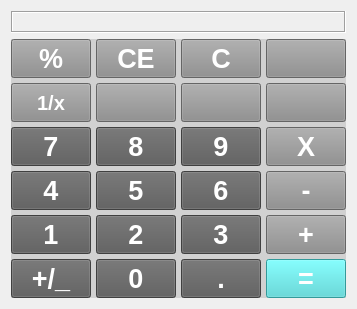
         <widget class="QWidget" name="std_page">
          <layout class="QVBoxLayout" name="verticalLayout_5">
           <item>
            <widget class="QLabel" name="std_out_label">
             <property name="sizePolicy">
              <sizepolicy hsizetype="Expanding" vsizetype="Expanding">
               <horstretch>0</horstretch>
               <verstretch>0</verstretch>
              </sizepolicy>
             </property>
             <property name="maximumSize">
              <size>
               <width>16777215</width>
               <height>100</height>
              </size>
             </property>
             <property name="font">
              <font>
               <pointsize>12</pointsize>
               <weight>75</weight>
               <bold>true</bold>
              </font>
             </property>
             <property name="layoutDirection">
              <enum>Qt::RightToLeft</enum>
             </property>
             <property name="styleSheet">
              <string notr="true">color: rgb(255, 255, 255);</string>
             </property>
             <property name="frameShape">
              <enum>QFrame::Box</enum>
             </property>
             <property name="frameShadow">
              <enum>QFrame::Sunken</enum>
             </property>
             <property name="text">
              <string/>
             </property>
             <property name="alignment">
              <set>Qt::AlignBottom|Qt::AlignRight|Qt::AlignTrailing</set>
             </property>
            </widget>
           </item>
           <item>
            <widget class="QWidget" name="widget_4" native="true">
             <property name="sizePolicy">
              <sizepolicy hsizetype="Expanding" vsizetype="Expanding">
               <horstretch>0</horstretch>
               <verstretch>0</verstretch>
              </sizepolicy>
             </property>
             <property name="font">
              <font>
               <pointsize>20</pointsize>
               <weight>75</weight>
               <bold>true</bold>
              </font>
             </property>
             <property name="styleSheet">
              <string notr="true">background-color: rgb(209, 209, 209);</string>
             </property>
             <layout class="QGridLayout" name="gridLayout_2">
              <property name="leftMargin">
               <number>0</number>
              </property>
              <property name="topMargin">
               <number>0</number>
              </property>
              <property name="rightMargin">
               <number>0</number>
              </property>
              <property name="bottomMargin">
               <number>0</number>
              </property>
              <property name="spacing">
               <number>5</number>
              </property>
              <item row="0" column="2">
               <widget class="QPushButton" name="c_pbtn">
                <property name="sizePolicy">
                 <sizepolicy hsizetype="Expanding" vsizetype="Expanding">
                  <horstretch>0</horstretch>
                  <verstretch>0</verstretch>
                 </sizepolicy>
                </property>
                <property name="maximumSize">
                 <size>
                  <width>16777215</width>
                  <height>100</height>
                 </size>
                </property>
                <property name="font">
                 <font>
                  <pointsize>20</pointsize>
                  <weight>75</weight>
                  <bold>true</bold>
                 </font>
                </property>
                <property name="styleSheet">
                 <string notr="true">background-color: rgb(141, 141, 141);
color: rgb(255, 255, 255);</string>
                </property>
                <property name="text">
                 <string>C</string>
                </property>
               </widget>
              </item>
              <item row="2" column="1">
               <widget class="QPushButton" name="x_square_pbtn">
                <property name="sizePolicy">
                 <sizepolicy hsizetype="Expanding" vsizetype="Expanding">
                  <horstretch>0</horstretch>
                  <verstretch>0</verstretch>
                 </sizepolicy>
                </property>
                <property name="maximumSize">
                 <size>
                  <width>16777215</width>
                  <height>100</height>
                 </size>
                </property>
                <property name="font">
                 <font>
                  <pointsize>20</pointsize>
                  <weight>75</weight>
                  <bold>true</bold>
                 </font>
                </property>
                <property name="styleSheet">
                 <string notr="true">background-color: rgb(141, 141, 141);
color: rgb(255, 255, 255);</string>
                </property>
                <property name="text">
                 <string/>
                </property>
                <property name="icon">
                 <iconset resource="resource.qrc">
                  <normaloff>:/icons/icon/x_square.ico</normaloff>:/icons/icon/x_square.ico</iconset>
                </property>
                <property name="iconSize">
                 <size>
                  <width>50</width>
                  <height>50</height>
                 </size>
                </property>
               </widget>
              </item>
              <item row="0" column="3">
               <widget class="QPushButton" name="back_pbtn">
                <property name="sizePolicy">
                 <sizepolicy hsizetype="Expanding" vsizetype="Expanding">
                  <horstretch>0</horstretch>
                  <verstretch>0</verstretch>
                 </sizepolicy>
                </property>
                <property name="maximumSize">
                 <size>
                  <width>16777215</width>
                  <height>100</height>
                 </size>
                </property>
                <property name="font">
                 <font>
                  <pointsize>20</pointsize>
                  <weight>75</weight>
                  <bold>true</bold>
                 </font>
                </property>
                <property name="styleSheet">
                 <string notr="true">background-color: rgb(141, 141, 141);
color: rgb(255, 255, 255);</string>
                </property>
                <property name="text">
                 <string/>
                </property>
                <property name="icon">
                 <iconset resource="resource.qrc">
                  <normaloff>:/icons/icon/Arrow-circle-left icon font - Free arrow-circle-left icon fonts.ico</normaloff>:/icons/icon/Arrow-circle-left icon font - Free arrow-circle-left icon fonts.ico</iconset>
                </property>
                <property name="iconSize">
                 <size>
                  <width>50</width>
                  <height>50</height>
                 </size>
                </property>
               </widget>
              </item>
              <item row="6" column="3">
               <widget class="QPushButton" name="equal_pbtn">
                <property name="sizePolicy">
                 <sizepolicy hsizetype="Expanding" vsizetype="Expanding">
                  <horstretch>0</horstretch>
                  <verstretch>0</verstretch>
                 </sizepolicy>
                </property>
                <property name="maximumSize">
                 <size>
                  <width>16777215</width>
                  <height>100</height>
                 </size>
                </property>
                <property name="font">
                 <font>
                  <pointsize>20</pointsize>
                  <weight>75</weight>
                  <bold>true</bold>
                 </font>
                </property>
                <property name="styleSheet">
                 <string notr="true">color: rgb(255, 255, 255);
background-color: rgb(72, 216, 216);</string>
                </property>
                <property name="text">
                 <string>=</string>
                </property>
               </widget>
              </item>
              <item row="2" column="3">
               <widget class="QPushButton" name="divi_pbtn">
                <property name="sizePolicy">
                 <sizepolicy hsizetype="Expanding" vsizetype="Expanding">
                  <horstretch>0</horstretch>
                  <verstretch>0</verstretch>
                 </sizepolicy>
                </property>
                <property name="maximumSize">
                 <size>
                  <width>16777215</width>
                  <height>100</height>
                 </size>
                </property>
                <property name="font">
                 <font>
                  <pointsize>20</pointsize>
                  <weight>75</weight>
                  <bold>true</bold>
                 </font>
                </property>
                <property name="styleSheet">
                 <string notr="true">background-color: rgb(141, 141, 141);
color: rgb(255, 255, 255);</string>
                </property>
                <property name="text">
                 <string/>
                </property>
                <property name="icon">
                 <iconset resource="resource.qrc">
                  <normaloff>:/icons/icon/Division_sign.ico</normaloff>:/icons/icon/Division_sign.ico</iconset>
                </property>
                <property name="iconSize">
                 <size>
                  <width>80</width>
                  <height>80</height>
                 </size>
                </property>
               </widget>
              </item>
              <item row="3" column="0">
               <widget class="QPushButton" name="seven_pbtn">
                <property name="sizePolicy">
                 <sizepolicy hsizetype="Expanding" vsizetype="Expanding">
                  <horstretch>0</horstretch>
                  <verstretch>0</verstretch>
                 </sizepolicy>
                </property>
                <property name="maximumSize">
                 <size>
                  <width>16777215</width>
                  <height>100</height>
                 </size>
                </property>
                <property name="font">
                 <font>
                  <pointsize>20</pointsize>
                  <weight>75</weight>
                  <bold>true</bold>
                 </font>
                </property>
                <property name="styleSheet">
                 <string notr="true">color: rgb(255, 255, 255);
background-color: rgb(90, 90, 90);</string>
                </property>
                <property name="text">
                 <string>7</string>
                </property>
               </widget>
              </item>
              <item row="2" column="2">
               <widget class="QPushButton" name="x_sqrt_pbtn">
                <property name="sizePolicy">
                 <sizepolicy hsizetype="Expanding" vsizetype="Expanding">
                  <horstretch>0</horstretch>
                  <verstretch>0</verstretch>
                 </sizepolicy>
                </property>
                <property name="maximumSize">
                 <size>
                  <width>16777215</width>
                  <height>100</height>
                 </size>
                </property>
                <property name="font">
                 <font>
                  <pointsize>20</pointsize>
                  <weight>75</weight>
                  <bold>true</bold>
                 </font>
                </property>
                <property name="styleSheet">
                 <string notr="true">background-color: rgb(141, 141, 141);
color: rgb(255, 255, 255);</string>
                </property>
                <property name="text">
                 <string/>
                </property>
                <property name="icon">
                 <iconset resource="resource.qrc">
                  <normaloff>:/icons/icon/X_squareroot.ico</normaloff>:/icons/icon/X_squareroot.ico</iconset>
                </property>
                <property name="iconSize">
                 <size>
                  <width>70</width>
                  <height>70</height>
                 </size>
                </property>
               </widget>
              </item>
              <item row="4" column="3">
               <widget class="QPushButton" name="sub_pbtn">
                <property name="sizePolicy">
                 <sizepolicy hsizetype="Expanding" vsizetype="Expanding">
                  <horstretch>0</horstretch>
                  <verstretch>0</verstretch>
                 </sizepolicy>
                </property>
                <property name="maximumSize">
                 <size>
                  <width>16777215</width>
                  <height>100</height>
                 </size>
                </property>
                <property name="font">
                 <font>
                  <pointsize>20</pointsize>
                  <weight>75</weight>
                  <bold>true</bold>
                 </font>
                </property>
                <property name="styleSheet">
                 <string notr="true">background-color: rgb(141, 141, 141);
color: rgb(255, 255, 255);</string>
                </property>
                <property name="text">
                 <string>-</string>
                </property>
               </widget>
              </item>
              <item row="0" column="0">
               <widget class="QPushButton" name="mod_pbtn">
                <property name="sizePolicy">
                 <sizepolicy hsizetype="Expanding" vsizetype="Expanding">
                  <horstretch>0</horstretch>
                  <verstretch>0</verstretch>
                 </sizepolicy>
                </property>
                <property name="maximumSize">
                 <size>
                  <width>16777215</width>
                  <height>100</height>
                 </size>
                </property>
                <property name="font">
                 <font>
                  <pointsize>20</pointsize>
                  <weight>75</weight>
                  <bold>true</bold>
                 </font>
                </property>
                <property name="styleSheet">
                 <string notr="true">background-color: rgb(141, 141, 141);
color: rgb(255, 255, 255);</string>
                </property>
                <property name="text">
                 <string>%</string>
                </property>
               </widget>
              </item>
              <item row="5" column="1">
               <widget class="QPushButton" name="two_pbtn">
                <property name="sizePolicy">
                 <sizepolicy hsizetype="Expanding" vsizetype="Expanding">
                  <horstretch>0</horstretch>
                  <verstretch>0</verstretch>
                 </sizepolicy>
                </property>
                <property name="maximumSize">
                 <size>
                  <width>16777215</width>
                  <height>100</height>
                 </size>
                </property>
                <property name="font">
                 <font>
                  <pointsize>20</pointsize>
                  <weight>75</weight>
                  <bold>true</bold>
                 </font>
                </property>
                <property name="styleSheet">
                 <string notr="true">color: rgb(255, 255, 255);
background-color: rgb(90, 90, 90);</string>
                </property>
                <property name="text">
                 <string>2</string>
                </property>
               </widget>
              </item>
              <item row="6" column="2">
               <widget class="QPushButton" name="dot_pbtn">
                <property name="sizePolicy">
                 <sizepolicy hsizetype="Expanding" vsizetype="Expanding">
                  <horstretch>0</horstretch>
                  <verstretch>0</verstretch>
                 </sizepolicy>
                </property>
                <property name="maximumSize">
                 <size>
                  <width>16777215</width>
                  <height>100</height>
                 </size>
                </property>
                <property name="font">
                 <font>
                  <pointsize>20</pointsize>
                  <weight>75</weight>
                  <bold>true</bold>
                 </font>
                </property>
                <property name="styleSheet">
                 <string notr="true">color: rgb(255, 255, 255);
background-color: rgb(90, 90, 90);</string>
                </property>
                <property name="text">
                 <string>.</string>
                </property>
               </widget>
              </item>
              <item row="4" column="1">
               <widget class="QPushButton" name="five_pbtn">
                <property name="sizePolicy">
                 <sizepolicy hsizetype="Expanding" vsizetype="Expanding">
                  <horstretch>0</horstretch>
                  <verstretch>0</verstretch>
                 </sizepolicy>
                </property>
                <property name="maximumSize">
                 <size>
                  <width>16777215</width>
                  <height>100</height>
                 </size>
                </property>
                <property name="font">
                 <font>
                  <pointsize>20</pointsize>
                  <weight>75</weight>
                  <bold>true</bold>
                 </font>
                </property>
                <property name="styleSheet">
                 <string notr="true">color: rgb(255, 255, 255);
background-color: rgb(90, 90, 90);</string>
                </property>
                <property name="text">
                 <string>5</string>
                </property>
               </widget>
              </item>
              <item row="3" column="2">
               <widget class="QPushButton" name="nine_pbtn">
                <property name="sizePolicy">
                 <sizepolicy hsizetype="Expanding" vsizetype="Expanding">
                  <horstretch>0</horstretch>
                  <verstretch>0</verstretch>
                 </sizepolicy>
                </property>
                <property name="maximumSize">
                 <size>
                  <width>16777215</width>
                  <height>100</height>
                 </size>
                </property>
                <property name="font">
                 <font>
                  <pointsize>20</pointsize>
                  <weight>75</weight>
                  <bold>true</bold>
                 </font>
                </property>
                <property name="styleSheet">
                 <string notr="true">color: rgb(255, 255, 255);
background-color: rgb(90, 90, 90);</string>
                </property>
                <property name="text">
                 <string>9</string>
                </property>
               </widget>
              </item>
              <item row="5" column="2">
               <widget class="QPushButton" name="three_pbtn">
                <property name="sizePolicy">
                 <sizepolicy hsizetype="Expanding" vsizetype="Expanding">
                  <horstretch>0</horstretch>
                  <verstretch>0</verstretch>
                 </sizepolicy>
                </property>
                <property name="maximumSize">
                 <size>
                  <width>16777215</width>
                  <height>100</height>
                 </size>
                </property>
                <property name="font">
                 <font>
                  <pointsize>20</pointsize>
                  <weight>75</weight>
                  <bold>true</bold>
                 </font>
                </property>
                <property name="styleSheet">
                 <string notr="true">color: rgb(255, 255, 255);
background-color: rgb(90, 90, 90);</string>
                </property>
                <property name="text">
                 <string>3</string>
                </property>
               </widget>
              </item>
              <item row="5" column="0">
               <widget class="QPushButton" name="one_pbtn">
                <property name="sizePolicy">
                 <sizepolicy hsizetype="Expanding" vsizetype="Expanding">
                  <horstretch>0</horstretch>
                  <verstretch>0</verstretch>
                 </sizepolicy>
                </property>
                <property name="maximumSize">
                 <size>
                  <width>16777215</width>
                  <height>100</height>
                 </size>
                </property>
                <property name="font">
                 <font>
                  <pointsize>20</pointsize>
                  <weight>75</weight>
                  <bold>true</bold>
                 </font>
                </property>
                <property name="styleSheet">
                 <string notr="true">color: rgb(255, 255, 255);
background-color: rgb(90, 90, 90);</string>
                </property>
                <property name="text">
                 <string>1</string>
                </property>
               </widget>
              </item>
              <item row="5" column="3">
               <widget class="QPushButton" name="add_pbtn">
                <property name="sizePolicy">
                 <sizepolicy hsizetype="Expanding" vsizetype="Expanding">
                  <horstretch>0</horstretch>
                  <verstretch>0</verstretch>
                 </sizepolicy>
                </property>
                <property name="maximumSize">
                 <size>
                  <width>16777215</width>
                  <height>100</height>
                 </size>
                </property>
                <property name="font">
                 <font>
                  <pointsize>20</pointsize>
                  <weight>75</weight>
                  <bold>true</bold>
                 </font>
                </property>
                <property name="styleSheet">
                 <string notr="true">background-color: rgb(141, 141, 141);
color: rgb(255, 255, 255);</string>
                </property>
                <property name="text">
                 <string>+</string>
                </property>
               </widget>
              </item>
              <item row="3" column="1">
               <widget class="QPushButton" name="eightpbtn">
                <property name="sizePolicy">
                 <sizepolicy hsizetype="Expanding" vsizetype="Expanding">
                  <horstretch>0</horstretch>
                  <verstretch>0</verstretch>
                 </sizepolicy>
                </property>
                <property name="maximumSize">
                 <size>
                  <width>16777215</width>
                  <height>100</height>
                 </size>
                </property>
                <property name="font">
                 <font>
                  <pointsize>20</pointsize>
                  <weight>75</weight>
                  <bold>true</bold>
                 </font>
                </property>
                <property name="styleSheet">
                 <string notr="true">color: rgb(255, 255, 255);
background-color: rgb(90, 90, 90);</string>
                </property>
                <property name="text">
                 <string>8</string>
                </property>
               </widget>
              </item>
              <item row="6" column="1">
               <widget class="QPushButton" name="zero_pbtn">
                <property name="sizePolicy">
                 <sizepolicy hsizetype="Expanding" vsizetype="Expanding">
                  <horstretch>0</horstretch>
                  <verstretch>0</verstretch>
                 </sizepolicy>
                </property>
                <property name="maximumSize">
                 <size>
                  <width>16777215</width>
                  <height>100</height>
                 </size>
                </property>
                <property name="font">
                 <font>
                  <pointsize>20</pointsize>
                  <weight>75</weight>
                  <bold>true</bold>
                 </font>
                </property>
                <property name="styleSheet">
                 <string notr="true">color: rgb(255, 255, 255);
background-color: rgb(90, 90, 90);</string>
                </property>
                <property name="text">
                 <string>0</string>
                </property>
               </widget>
              </item>
              <item row="0" column="1">
               <widget class="QPushButton" name="ce_pbtn">
                <property name="sizePolicy">
                 <sizepolicy hsizetype="Expanding" vsizetype="Expanding">
                  <horstretch>0</horstretch>
                  <verstretch>0</verstretch>
                 </sizepolicy>
                </property>
                <property name="maximumSize">
                 <size>
                  <width>16777215</width>
                  <height>100</height>
                 </size>
                </property>
                <property name="font">
                 <font>
                  <pointsize>20</pointsize>
                  <weight>75</weight>
                  <bold>true</bold>
                 </font>
                </property>
                <property name="styleSheet">
                 <string notr="true">background-color: rgb(141, 141, 141);
color: rgb(255, 255, 255);</string>
                </property>
                <property name="text">
                 <string>CE</string>
                </property>
               </widget>
              </item>
              <item row="6" column="0">
               <widget class="QPushButton" name="signch_pbtn">
                <property name="sizePolicy">
                 <sizepolicy hsizetype="Expanding" vsizetype="Expanding">
                  <horstretch>0</horstretch>
                  <verstretch>0</verstretch>
                 </sizepolicy>
                </property>
                <property name="maximumSize">
                 <size>
                  <width>16777215</width>
                  <height>100</height>
                 </size>
                </property>
                <property name="font">
                 <font>
                  <pointsize>20</pointsize>
                  <weight>75</weight>
                  <bold>true</bold>
                 </font>
                </property>
                <property name="styleSheet">
                 <string notr="true">color: rgb(255, 255, 255);
background-color: rgb(90, 90, 90);</string>
                </property>
                <property name="text">
                 <string>+/_</string>
                </property>
               </widget>
              </item>
              <item row="4" column="0">
               <widget class="QPushButton" name="four_pbtn">
                <property name="sizePolicy">
                 <sizepolicy hsizetype="Expanding" vsizetype="Expanding">
                  <horstretch>0</horstretch>
                  <verstretch>0</verstretch>
                 </sizepolicy>
                </property>
                <property name="maximumSize">
                 <size>
                  <width>16777215</width>
                  <height>100</height>
                 </size>
                </property>
                <property name="font">
                 <font>
                  <pointsize>20</pointsize>
                  <weight>75</weight>
                  <bold>true</bold>
                 </font>
                </property>
                <property name="styleSheet">
                 <string notr="true">color: rgb(255, 255, 255);
background-color: rgb(90, 90, 90);</string>
                </property>
                <property name="text">
                 <string>4</string>
                </property>
               </widget>
              </item>
              <item row="2" column="0">
               <widget class="QPushButton" name="uponX_pbtn">
                <property name="sizePolicy">
                 <sizepolicy hsizetype="Expanding" vsizetype="Expanding">
                  <horstretch>0</horstretch>
                  <verstretch>0</verstretch>
                 </sizepolicy>
                </property>
                <property name="maximumSize">
                 <size>
                  <width>16777215</width>
                  <height>100</height>
                 </size>
                </property>
                <property name="font">
                 <font>
                  <pointsize>15</pointsize>
                  <weight>75</weight>
                  <bold>true</bold>
                 </font>
                </property>
                <property name="styleSheet">
                 <string notr="true">background-color: rgb(141, 141, 141);
color: rgb(255, 255, 255);</string>
                </property>
                <property name="text">
                 <string>1/x</string>
                </property>
               </widget>
              </item>
              <item row="4" column="2">
               <widget class="QPushButton" name="six_pbtn">
                <property name="sizePolicy">
                 <sizepolicy hsizetype="Expanding" vsizetype="Expanding">
                  <horstretch>0</horstretch>
                  <verstretch>0</verstretch>
                 </sizepolicy>
                </property>
                <property name="maximumSize">
                 <size>
                  <width>16777215</width>
                  <height>100</height>
                 </size>
                </property>
                <property name="font">
                 <font>
                  <pointsize>20</pointsize>
                  <weight>75</weight>
                  <bold>true</bold>
                 </font>
                </property>
                <property name="styleSheet">
                 <string notr="true">color: rgb(255, 255, 255);
background-color: rgb(90, 90, 90);</string>
                </property>
                <property name="text">
                 <string>6</string>
                </property>
               </widget>
              </item>
              <item row="3" column="3">
               <widget class="QPushButton" name="mul_pbtn">
                <property name="sizePolicy">
                 <sizepolicy hsizetype="Expanding" vsizetype="Expanding">
                  <horstretch>0</horstretch>
                  <verstretch>0</verstretch>
                 </sizepolicy>
                </property>
                <property name="maximumSize">
                 <size>
                  <width>16777215</width>
                  <height>100</height>
                 </size>
                </property>
                <property name="font">
                 <font>
                  <pointsize>20</pointsize>
                  <weight>75</weight>
                  <bold>true</bold>
                 </font>
                </property>
                <property name="styleSheet">
                 <string notr="true">background-color: rgb(141, 141, 141);
color: rgb(255, 255, 255);</string>
                </property>
                <property name="text">
                 <string>X</string>
                </property>
                <property name="iconSize">
                 <size>
                  <width>880</width>
                  <height>80</height>
                 </size>
                </property>
               </widget>
              </item>
             </layout>
            </widget>
           </item>
          </layout>
         </widget>
